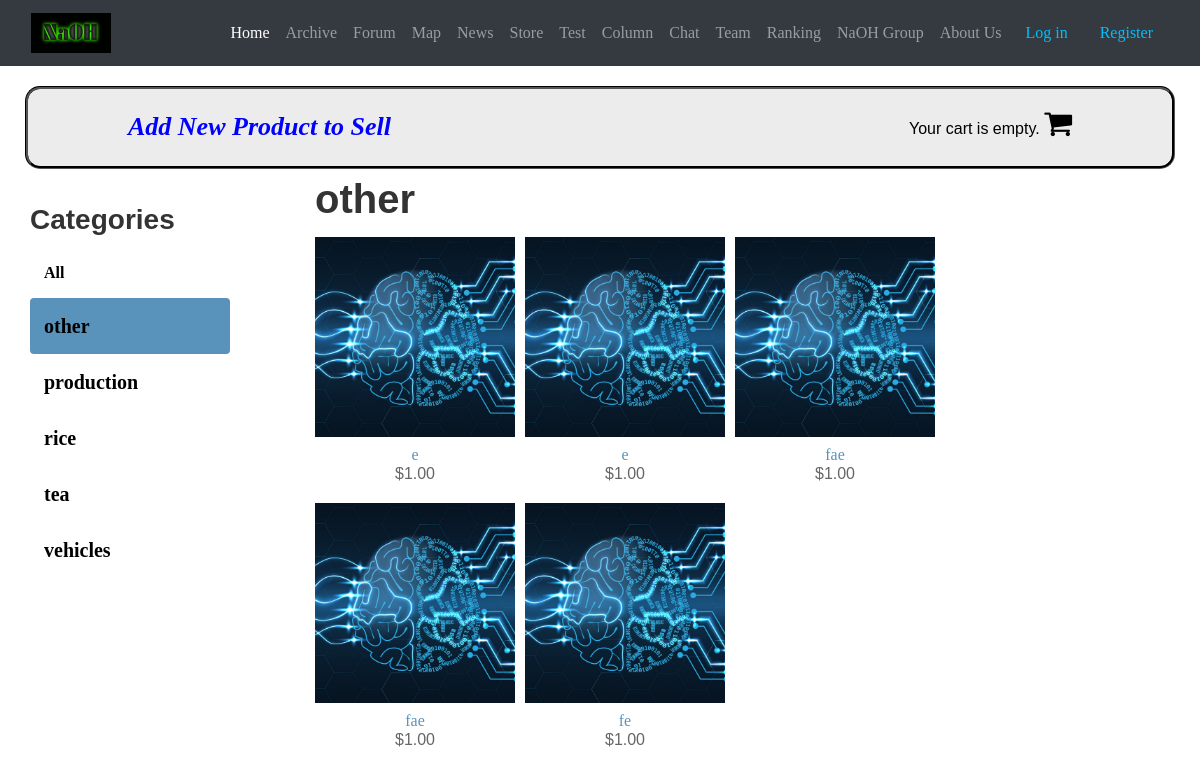
Page /shop/other/ on the earlier database version.
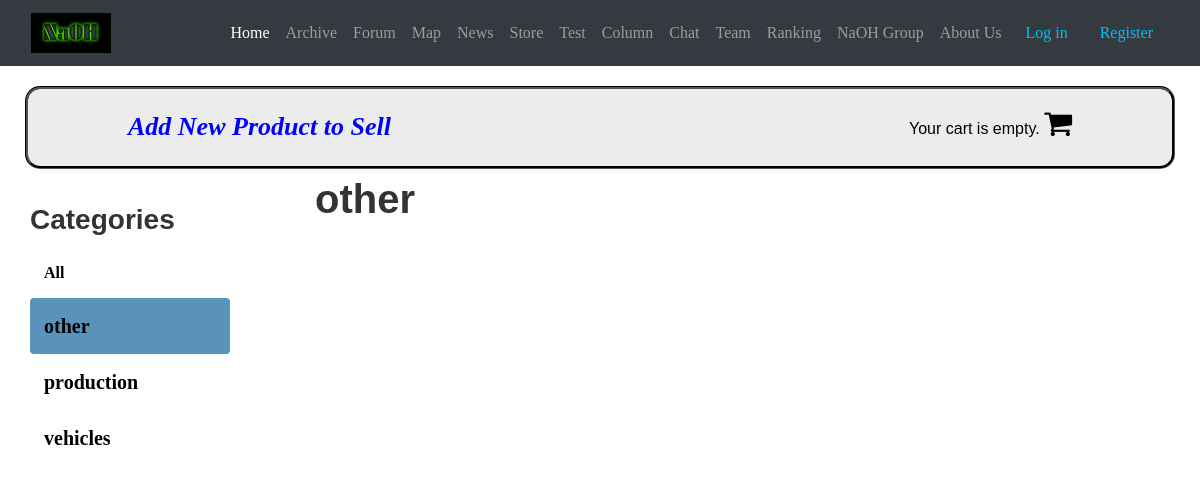
Same page on the later database version.
### shop/models.py (models this page shows, shortened)
class Category(models.Model):
	name = models.CharField(max_length=200, db_index=True)
	slug = models.SlugField(max_length=200, db_index=True, unique=True)
	class Meta:
		ordering = ('name',)
		verbose_name = 'category'
		verbose_name_plural = 'categories'
	def get_absolute_url(self):
		return reverse('product_list_by_category', args=[self.slug])

class Product(models.Model):
	category = models.ForeignKey(Category, related_name='products', on_delete=models.CASCADE)
	name = models.CharField(max_length=200, db_index=True)
	slug = models.SlugField(max_length=200, db_index=True)
	image = models.ImageField(upload_to='products/%Y/%m/%d', blank=True)
	description = models.TextField(blank=True)
	price = models.DecimalField(max_digits=10, decimal_places=2)
	stock = models.PositiveIntegerField(default=1)
	available = models.BooleanField(default=True)
	created = models.DateTimeField(auto_now_add=True)
	updated = models.DateTimeField(auto_now=True)
	class Meta:
		ordering = ('name',)
		index_together = (('id', 'slug'),)
	def get_absolute_url(self):
		return reverse('product_detail', args=[self.id, self.slug])

### shop/views.py (the view)
# urls.py: path('', views.product_list, name='product_list'),
def product_list(request, category_slug=None):
	category = None
	categories = Category.objects.all()
	products = Product.objects.filter(available=True)
	if category_slug:
		category = get_object_or_404(Category, slug=category_slug)
		products = products.filter(category=category)
	language = select_language(request)
	return render(request,
		'product_list.html',
		{'category': category,
		'categories': categories,
		'products': products,
		'language': language})

### cart/cart.py (called while the page is built)
    def __len__(self):
        return sum(item['quantity'] for item in self.cart.values())

### cart/context_processors.py (called while the page is built)
def select_language(request):
    language = 'English'
    if request.user.is_authenticated:
        if request.session.get(request.user.username, None) == None:
            request.session[request.user.username] = 'Chinese'
        language = request.session[request.user.username]
    return language

def cart(request):
	return {'cart': Cart(request), 'language': select_language(request)}

### shop/views.py (called while the page is built)
def select_language(request):
    language = 'English'
    if request.user.is_authenticated:
        if request.session.get(request.user.username, None) == None:
            request.session[request.user.username] = 'Chinese'
        language = request.session[request.user.username]
    return language

### shop/templates/product_list.html (shortened to what this page needs)
{% extends "base.html" %}
{% block page_content %}
{% load static %}
   <head>
     <link href="{% static "css/shop_base.css" %}" rel="stylesheet">
     <link rel="stylesheet" href="https://cdnjs.cloudflare.com/ajax/libs/font-awesome/4.7.0/css/font-awesome.min.css">
   </head>
     <div id="header">
     </div>
     <div id="subheader" style="border:groove; border-color: black; border-radius: 15px;">
       <a href="{% url "add_new_product" %}" style="color: black; margin-right: 50px;">
             <i  style="font-size:26px; font-weight: bold; color: blue;" >Add New Product to Sell</i>
           </a>
       <div class="cart" align="center" style="color: black;">
           {% with total_items=cart|length %}
             {% if cart|length > 0 %}
               <span style="color: black;">Cart:</span>
               <a href="{% url "cart_detail" %}" style="color: black;">
                 {{ total_items }} item{{ total_items|pluralize }},
                 ${{ cart.get_total_price }}
               </a>
             {% else %}
               Your cart is empty.
             {% endif %}
             <a href="{% url "cart_detail" %}">
                 <i class="fa fa-shopping-cart" style="font-size:30px; color: black;"></i>
               </a>
           {% endwith %}
        </div>
      </div>
<div class="row" id="all_product">
  <div id="sidebar">
      <h3 style="font-weight: bold;">Categories</h3>
      <ul style="background-color: white;">
      	 <li {% if not category %}class="selected"{% endif %}>
           <a href="{% url 'product_list' %}" style="font-weight: bold; color: black;">All</a>
         </li>
         {% for c in categories %}
    		 <li {% if category.slug == c.slug %}class="selected"{% endif %}>
    		  <a href="{{ c.get_absolute_url }}" style="font-weight: bold; color: black; font-size: 20px;">{{ c.name }}</a>
    		 </li>
    		 {% endfor %}
  	</ul>
  </div>
  <div id="main" class="product-list">
   <h1 style="font-weight: bold;">{% if category %}{{ category.name }}{% else %}Products{% endif %}</h1>
   {% for product in products %}
     <div class="item">
       <a href="{{ product.get_absolute_url }}">
         <img src="{% if product.image %}{{ product.image.url }}{% else %}
          {% static "img/na.jpg" %}{% endif %}">
       </a>
       <a href="{{ product.get_absolute_url }}">{{ product.name }}</a><br>
       ${{ product.price }}
     </div>
   {% endfor %}
  </div>
</div>
{% endblock %}

### NaOH_camp/templates/base.html (shortened to what this page needs)
{% load static %}
<link rel="stylesheet" href={%static "css/style.css" %}>
<html lang="zh">
<head>
</head>
<body>
{% if user.is_authenticated %}
{% if language == "Chinese" %}
<nav class="navbar navbar-expand-lg navbar-dark bg-dark static-top">
  <div class="container">
    <a class="navbar-brand" href="{% url 'home' %}">
          <img class="logo" src="{% static "img/NaOH.png" %}">
    </a>
    <button class="navbar-toggler" type="button" data-toggle="collapse" data-target="#navbarResponsive" aria-controls="navbarResponsive" aria-expanded="false" aria-label="Toggle navigation">
          <span class="navbar-toggler-icon"></span>
        </button>
    <div class="collapse navbar-collapse" id="navbarResponsive">
      <ul class="navbar-nav ml-auto">
          <li class="nav-item">
            <a class="nav-link active" href="{% url 'home' %}">主页</a>
          </li>
           <li class="nav-item">
            <a class="nav-link" href="{% url 'project_index' %}">档案馆</a>
          </li>
          <li class="nav-item">
            <a class="nav-link" href="{% url 'blog_index' %}">论坛</a>
          </li>
          <li class="nav-item">
            <a class="nav-link" href="{% url 'map' %}">地图池</a>
          </li>
          <li class="nav-item">
            <a class="nav-link" href="{% url 'news' %}">新闻</a>
          </li>
          <li class="nav-item">
            <a class="nav-link" href="{% url 'product_list' %}">商店</a>
          </li>
          <li class="nav-item">
            <a class="nav-link" href="{% url 'data_predict' %}">测试</a>
          </li>
          <li class="nav-item">
            <a class="nav-link" href="{% url 'view_essays' %}">专栏</a>
          </li>
          <li class="nav-item">
            <a class="nav-link" href="{% url 'chat_index' %}">聊天室</a>
          </li>
          <li class="nav-item">
            <a class="nav-link" href="{% url 'info_team' %}">战队简介</a>
          </li>
          <li class="nav-item">
            <a class="nav-link" href="{% url 'ranking' %}">高手榜</a>
          </li>
          <li class="nav-item">
            <a class="nav-link" href="{% url 'info_index' %}">烧碱集团</a>
          </li>
          <li class="nav-item">
            <a class="nav-link" href="{% url 'author_index' %}">关于我们</a>
          </li>
          <li class="nav-item">
            <a class="nav-link" href="{% url 'setting' %}">设置</a>
          </li>
        </ul>
    </div>
    {% if not user.is_authenticated %}
        <a  id = "a1" class="nav-link" href="{% url 'login' %}" style="color: #00BFFF;">登录</a>
        <a id = "a2" class="nav-link" href="{% url 'register' %}" style="color: #00BFFF;">注册</a>
    {% else %}
        <a id = "a3" class="nav-link" href="{% url 'logout' %}" style="color: #00BFFF;">退出</a>
    {% endif %}
  </div>
</nav>
{% else %}
<nav class="navbar navbar-expand-lg navbar-dark bg-dark static-top">
  <div class="container">
    <a class="navbar-brand" href="{% url 'home' %}">
          <img class="logo" src="{% static "img/NaOH.png" %}">
    </a>
    <button class="navbar-toggler" type="button" data-toggle="collapse" data-target="#navbarResponsive" aria-controls="navbarResponsive" aria-expanded="false" aria-label="Toggle navigation">
          <span class="navbar-toggler-icon"></span>
        </button>
    <div class="collapse navbar-collapse" id="navbarResponsive">
      <ul class="navbar-nav ml-auto">
          <li class="nav-item">
            <a class="nav-link active" href="{% url 'home' %}">Home</a>
          </li>
          <li class="nav-item">
            <a class="nav-link" href="{% url 'project_index' %}">Archive</a>
          </li>
          <li class="nav-item">
            <a class="nav-link" href="{% url 'blog_index' %}">Forum</a>
          </li>
          <li class="nav-item">
            <a class="nav-link" href="{% url 'map' %}">Map</a>
          </li>
          <li class="nav-item">
            <a class="nav-link" href="{% url 'news' %}">News</a>
          </li>
          <li class="nav-item">
            <a class="nav-link" href="{% url 'product_list' %}">Store</a>
          </li>
          <li class="nav-item">
            <a class="nav-link" href="{% url 'data_predict' %}">Test</a>
          </li>
          <li class="nav-item">
            <a class="nav-link" href="{% url 'view_essays' %}">Column</a>
          </li>
          <li class="nav-item">
            <a class="nav-link" href="{% url 'chat_index' %}">Chat</a>
          </li>
          <li class="nav-item">
            <a class="nav-link" href="{% url 'info_team' %}">Team</a>
          </li>
          <li class="nav-item">
            <a class="nav-link" href="{% url 'ranking' %}">Ranking</a>
          </li>
          <li class="nav-item">
            <a class="nav-link" href="{% url 'info_index' %}">NaOH Group</a>
          </li>
          <li class="nav-item">
            <a class="nav-link" href="{% url 'author_index' %}">About Us</a>
          </li>
          <li class="nav-item">
            <a class="nav-link" href="{% url 'setting' %}">Setting</a>
          </li>
        </ul>
    </div>
    {% if not user.is_authenticated %}
        <a  id = "a1" class="nav-link" href="{% url 'login' %}" style="color: #00BFFF;">Log in</a>
        <a id = "a2" class="nav-link" href="{% url 'register' %}" style="color: #00BFFF;">Register</a>
    {% else %}
        <a id = "a3" class="nav-link" href="{% url 'logout' %}" style="color: #00BFFF;">Exit</a>
    {% endif %}
  </div>
</nav>
{% endif %}
{% else %}
<nav class="navbar navbar-expand-lg navbar-dark bg-dark static-top">
  <div class="container">
    <a class="navbar-brand" href="{% url 'home' %}">
          <img class="logo" src="{% static "img/NaOH.png" %}">
    </a>
    <div class="collapse navbar-collapse" id="navbarResponsive">
      <ul class="navbar-nav ml-auto">
          <li class="nav-item">
            <a class="nav-link active" href="{% url 'home' %}">Home</a>
          </li>
          <li class="nav-item">
            <a class="nav-link" href="{% url 'project_index' %}">Archive</a>
          </li>
          <li class="nav-item">
            <a class="nav-link" href="{% url 'blog_index' %}">Forum</a>
          </li>
          <li class="nav-item">
            <a class="nav-link" href="{% url 'map' %}">Map</a>
          </li>
          <li class="nav-item">
            <a class="nav-link" href="{% url 'news' %}">News</a>
          </li>
          <li class="nav-item">
            <a class="nav-link" href="{% url 'product_list' %}">Store</a>
          </li>
          <li class="nav-item">
            <a class="nav-link" href="{% url 'data_predict' %}">Test</a>
          </li>
          <li class="nav-item">
            <a class="nav-link" href="{% url 'view_essays' %}">Column</a>
          </li>
          <li class="nav-item">
            <a class="nav-link" href="{% url 'chat_index' %}">Chat</a>
          </li>
          <li class="nav-item">
            <a class="nav-link" href="{% url 'info_team' %}">Team</a>
          </li>
          <li class="nav-item">
            <a class="nav-link" href="{% url 'ranking' %}">Ranking</a>
          </li>
          <li class="nav-item">
            <a class="nav-link" href="{% url 'info_index' %}">NaOH Group</a>
          </li>
          <li class="nav-item">
            <a class="nav-link" href="{% url 'author_index' %}">About Us</a>
          </li>
        </ul>
    </div>
    {% if not user.is_authenticated %}
        <a  id = "a1" class="nav-link" href="{% url 'login' %}" style="color: #00BFFF;">Log in</a>
        <a id = "a2" class="nav-link" href="{% url 'register' %}" style="color: #00BFFF;">Register</a>
    {% else %}
        <a id = "a3" class="nav-link" href="{% url 'logout' %}" style="color: #00BFFF;">Exit</a>
    {% endif %}
  </div>
</nav>
{% endif %}
<div class="container">
    {% block page_content %}{% endblock %}
</div>
</body>
</html>

### projects/static/css/shop_base.css (style rules this page uses)
body { margin:0; padding:0; font-family:helvetica, sans-serif; }
h1, h2, h3, h4, h5 , h6 { font-family: 'Ubuntu', sans-serif; font-weight:normal; }
a { text-decoration:none; color:#5993bb; }
#header { padding:10px 100px; font-size:18px; overflow:auto; }
#subheader { background:#ececec; color:#444; padding:15px 100px; overflow:auto; }
#subheader .cart { float:right; padding-top:4px; }
#sidebar { width:220px; padding:30px 20px 0 0; float:left; margin-left: 20px; margin-right: 30px; }
#sidebar ul { margin:0; padding:0; }
#sidebar ul li { margin:0; list-style:none; padding:10px 14px; }
#sidebar ul li a { display:block; }
#sidebar ul li.selected { background:#5993bb; border-radius:4px; }
#sidebar ul li.selected a { color:#fff; }
#main { float:left; width: 630px; margin:0 auto; overflow:hidden; }
#all_product { width: 970px; }

### NaOH_camp/templates/base.html (style rules this page uses)
.logo { width: 80px; height: 40px; margin-right: 13px; display: block; }
#a1, #a2, #a3 { color: #0080FF; }
a { font-family: 'Libre Baskerville', serif; }

Differences in the rows shown:
removed Category: name "rice"
removed Category: name "tea"
removed Product: image (picture), name "e", price "1.00"
removed Product: image (picture), name "e", price "1.00"
removed Product: image (picture), name "fae", price "1.00"
removed Product: image (picture), name "fae", price "1.00"
removed Product: image (picture), name "fe", price "1.00"
